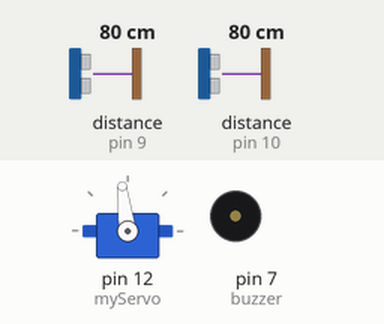
This sketch was run on a simulated Arduino Uno, built with avr-gcc and run on an emulated ATmega328P. Shown: servo, buzzer (waves = sounding). Wiring (inferred from the names in the program): 2 × ultrasonic range finder: trigger pin 2, echo pin 9 / trigger pin 3, echo pin 10. Inputs (shaded band) come from the test bench; at power-on: distance to the obstacle (sensors on pin 10, pin 9) 80 cm. The echo pulse lasts 58.3 µs per cm; what the sketch prints to the serial monitor is not drawn.

Above: at 1.26 s.
1.3 s: distance to the obstacle (sensor on pin 10) set to 18 cm
At 1.87 s:
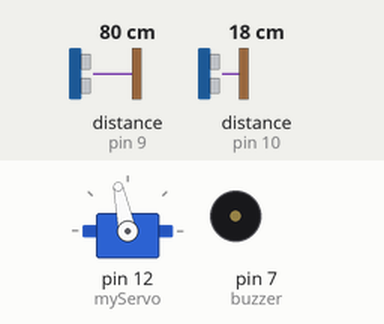
4.3 s: distance to the obstacle (sensor on pin 10) set to 4 cm
7.3 s: distance to the obstacle (sensor on pin 10) set to 60 cm
At 8.19 s:
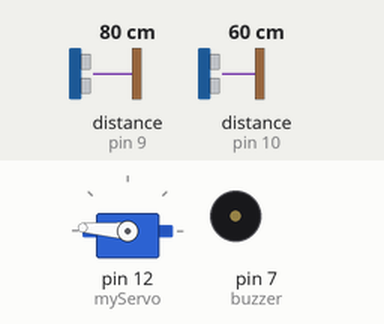
10.3 s: distance to the obstacle (sensor on pin 9) set to 2 cm
At 10.51 s:
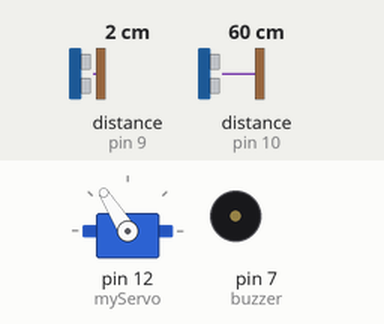
13.3 s: distance to the obstacle (sensor on pin 9) set to 120 cm
At 14.2 s:
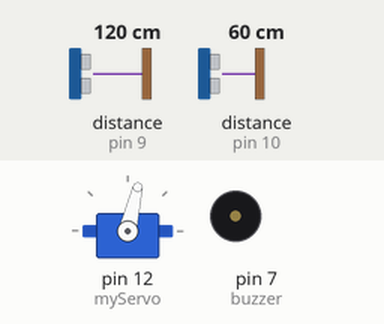
16.3 s: distance to the obstacle (sensor on pin 9) set to 4 cm
At 16.58 s:
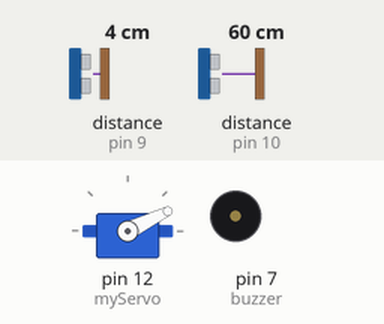
Timing chart, 0 to 27.0 s (numbered marks = the images above; inputs shaded):
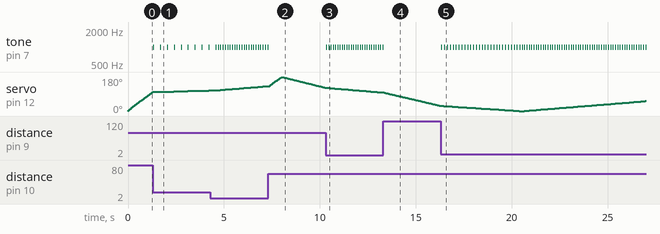

Measured:
- after the input at 1.3 s, tone on pin 7 (buzzer): alternates 1000 Hz for 0.05 s and silent for 0.31 s, starting at once
- after the input at 4.3 s, tone on pin 7 (buzzer): alternates 1000 Hz for 0.05 s and silent for 0.07 s, starting after 0.40 s
- after the input at 7.3 s, tone on pin 7 (buzzer): goes on until 7.3 s, then stays silent
- after the input at 10.3 s, tone on pin 7 (buzzer): alternates 1000 Hz for 0.05 s and silent for 0.07 s, starting at once
- after the input at 13.3 s, tone on pin 7 (buzzer): goes on until 13.3 s, then stays silent
- after the input at 16.3 s, tone on pin 7 (buzzer): alternates 1000 Hz for 0.05 s and silent for 0.07 s, starting at once

The sketch:

radar_system-360.ino
```cpp
#include <Servo.h>

// Ultrasonic Sensor 1 pins
const int trigPin1 = 2;
const int echoPin1 = 9;

// Ultrasonic Sensor 2 pins (opposite side)
const int trigPin2 = 3;
const int echoPin2 = 10;

// Buzzer
const int buzzer = 7;

// Servo
Servo myServo;

// Variables
long duration;
int distance1, distance2;
int threshold = 40;  // cm distance to trigger buzzer

void setup() {
  pinMode(trigPin1, OUTPUT);
  pinMode(echoPin1, INPUT);

  pinMode(trigPin2, OUTPUT);
  pinMode(echoPin2, INPUT);

  pinMode(buzzer, OUTPUT);

  myServo.attach(12);   // Servo signal pin
  Serial.begin(9600);   // For Processing
}

void loop() {
  // Sweep 0 → 180
  for (int i = 0; i <= 180; i++) {
    myServo.write(i);
    delay(0);

    distance1 = getDistance(trigPin1, echoPin1);
    distance2 = getDistance(trigPin2, echoPin2);

    // Send data for Processing
    sendData(i, distance1);        // Sensor 1 (0–180°)
    sendData(i + 180, distance2);  // Sensor 2 (180–360°)

    // Buzzer detection
    checkBuzzer(distance1);
    checkBuzzer(distance2);
  }

  // Sweep 180 → 0
  for (int i = 180; i >= 0; i--) {
    myServo.write(i);
    delay(30);

    distance1 = getDistance(trigPin1, echoPin1);
    distance2 = getDistance(trigPin2, echoPin2);

    sendData(i, distance1);
    sendData(i + 180, distance2);

    checkBuzzer(distance1);
    checkBuzzer(distance2);
  }
}

// Function: Ultrasonic distance measurement
int getDistance(int trigPin, int echoPin) {
  digitalWrite(trigPin, LOW);
  delayMicroseconds(2);

  digitalWrite(trigPin, HIGH);
  delayMicroseconds(10);
  digitalWrite(trigPin, LOW);

  duration = pulseIn(echoPin, HIGH, 20000); // 20ms timeout
  if (duration == 0) return 999; // No object
  return duration * 0.034 / 2;   // cm
}

// Function: Send angle + distance over Serial
void sendData(int angle, int dist) {
  Serial.print(angle);
  Serial.print(",");
  Serial.print(dist);
  Serial.print(".");
}

// Function: Buzzer control (faster beep when closer)
void checkBuzzer(int dist) {
  if (dist > 0 && dist < threshold) {
    int beepDelay = map(dist, 5, threshold, 100, 700); // closer = faster
    tone(buzzer, 1000);
    delay(50);
    noTone(buzzer);
    delay(beepDelay);
  }
}
```
